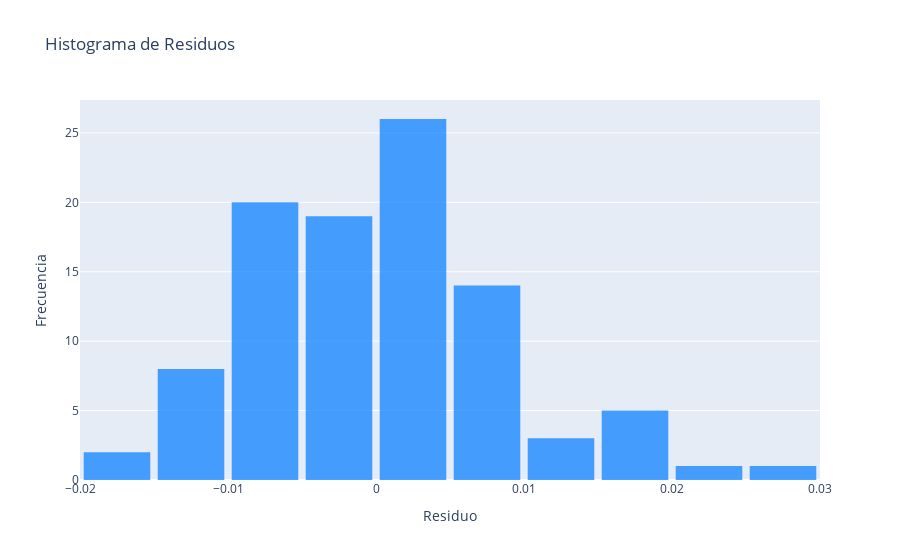
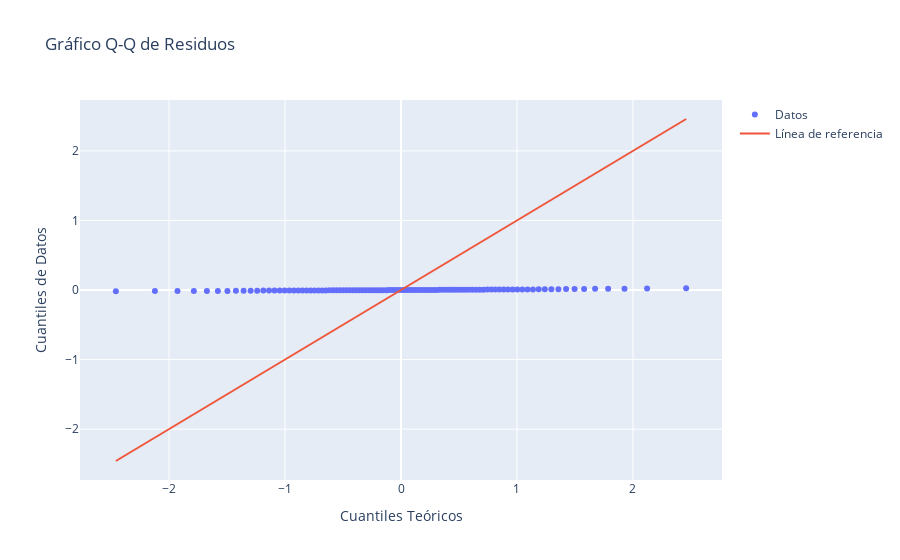
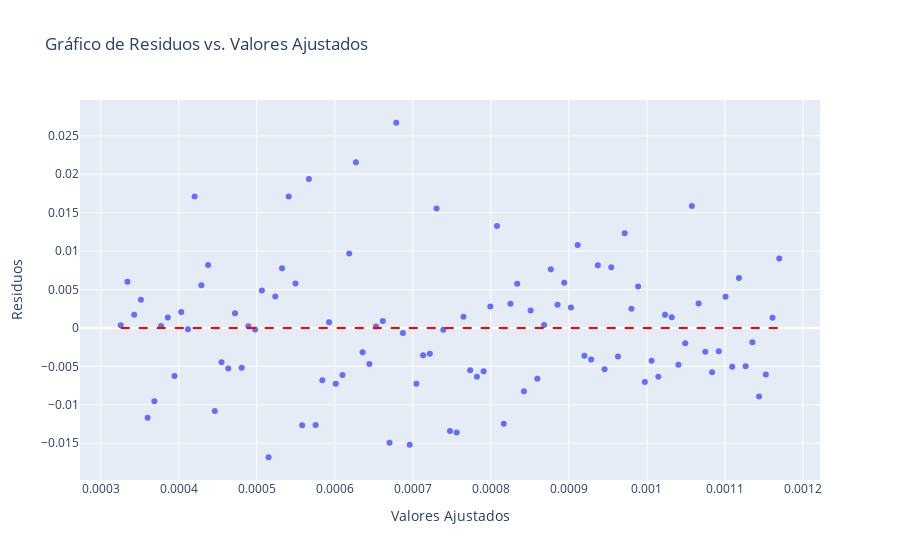

Here is the notebook cell these charts were saved with, in order:
### Code cell
import numpy as np
import pandas as pd
import statsmodels.api as sm
import plotly.express as px
import plotly.graph_objs as go
from scipy.stats import shapiro, probplot
from statsmodels.stats.diagnostic import het_breuschpagan, acorr_breusch_godfrey
from statsmodels.tsa.stattools import adfuller, acf, pacf

def analyze_residuals(prices: pd.Series):
    # Calcular retornos logarítmicos
    returns = np.log(prices / prices.shift(1)).dropna()

    # Crear un DataFrame con los retornos
    data = pd.DataFrame({'Returns': returns})

    # Ajustar un modelo de regresión lineal simple
    data['Time'] = np.arange(len(data))
    X = sm.add_constant(data['Time'])
    model = sm.OLS(data['Returns'], X).fit()
    data['Fitted'] = model.fittedvalues
    data['Residuals'] = model.resid

    # Mostrar resumen del modelo
    print("Resumen del Modelo:")
    print(model.summary())

    # Análisis de residuos
    residuals = data['Residuals']

    # 1. Normalidad de los residuos
    fig = go.Figure()
    fig.add_trace(go.Histogram(x=residuals, nbinsx=20, name='Residuals', marker=dict(color='rgba(0, 123, 255, 0.7)')))
    fig.update_layout(title='Histograma de Residuos', xaxis_title='Residuo', yaxis_title='Frecuencia', bargap=0.1)
    fig.show()

    # Prueba de normalidad de Shapiro-Wilk
    shapiro_stat, shapiro_p_value = shapiro(residuals)
    print(f"Prueba de Shapiro-Wilk: Estadístico = {shapiro_stat:.4f}, p-valor = {shapiro_p_value:.4f}")
    if shapiro_p_value > 0.05:
        print("Interpretación: Los residuos siguen una distribución normal (p-valor > 0.05).")
    else:
        print("Interpretación: Los residuos no siguen una distribución normal (p-valor <= 0.05).")

    # Gráfico Q-Q
    qq = probplot(residuals, dist="norm")
    fig = go.Figure()
    fig.add_trace(go.Scatter(x=qq[0][0], y=qq[0][1], mode='markers', name='Datos'))
    fig.add_trace(go.Scatter(x=qq[0][0], y=qq[0][0], mode='lines', name='Línea de referencia'))
    fig.update_layout(title='Gráfico Q-Q de Residuos', xaxis_title='Cuantiles Teóricos', yaxis_title='Cuantiles de Datos')
    fig.show()

    # 2. Homocedasticidad
    fig = px.scatter(data, x='Fitted', y='Residuals', title='Gráfico de Residuos vs. Valores Ajustados')
    fig.add_shape(type='line', x0=data['Fitted'].min(), x1=data['Fitted'].max(), y0=0, y1=0, line=dict(color='red', dash='dash'))
    fig.update_layout(xaxis_title='Valores Ajustados', yaxis_title='Residuos')
    fig.show()

    # Prueba de heterocedasticidad de Breusch-Pagan
    bp_test = het_breuschpagan(residuals, X)
    print(f"Prueba de Breusch-Pagan: Estadístico = {bp_test[0]:.4f}, p-valor = {bp_test[1]:.4f}")
    if bp_test[1] > 0.05:
        print("Interpretación: No hay evidencia de heterocedasticidad (p-valor > 0.05).")
    else:
        print("Interpretación: Hay evidencia de heterocedasticidad (p-valor <= 0.05).")

    # 3. Independencia y autocorrelación de residuos
    fig = px.line(data, x=data.index, y='Residuals', title='Serie Temporal de Residuos')
    fig.update_layout(xaxis_title='Índice', yaxis_title='Residuo')
    fig.show()

    # Correlograma de los residuos
    acf_values = acf(residuals, nlags=20)
    pacf_values = pacf(residuals, nlags=20)
    
    fig = go.Figure()
    fig.add_trace(go.Bar(x=np.arange(len(acf_values)), y=acf_values, name='ACF', marker=dict(color='rgba(255, 99, 71, 0.7)')))
    fig.add_trace(go.Bar(x=np.arange(len(pacf_values)), y=pacf_values, name='PACF', marker=dict(color='rgba(71, 99, 255, 0.7)')))
    fig.update_layout(title='Correlograma de Residuos', xaxis_title='Lag', yaxis_title='Autocorrelación', barmode='overlay')
    fig.show()

    # Prueba de autocorrelación de Breusch-Godfrey
    bg_test = acorr_breusch_godfrey(model, nlags=5)
    print(f"Prueba de Breusch-Godfrey: Estadístico = {bg_test[0]:.4f}, p-valor = {bg_test[1]:.4f}")
    if bg_test[1] > 0.05:
        print("Interpretación: No hay evidencia de autocorrelación (p-valor > 0.05).")
    else:
        print("Interpretación: Hay evidencia de autocorrelación (p-valor <= 0.05).")

    # ADF Test para verificar si la serie de residuos es estacionaria
    adf_stat, adf_p_value, _, _, _, _ = adfuller(residuals)
    print(f"Prueba de ADF (Dickey-Fuller): Estadístico = {adf_stat:.4f}, p-valor = {adf_p_value:.4f}")
    if adf_p_value <= 0.05:
        print("Interpretación: Los residuos son estacionarios (p-valor <= 0.05).")
    else:
        print("Interpretación: Los residuos no son estacionarios (p-valor > 0.05).")

# Ejemplo de uso con una serie de precios ficticia
fechas = pd.date_range(start='2024-01-01', periods=100)
precios = pd.Series(np.cumsum(np.random.normal(0, 1, 100)) + 100, index=fechas)

analyze_residuals(precios)

### Figure 1 — Plotly figure (JSON) as saved in the notebook; plotly's stock layout.template omitted (floating-point values rounded to 4 significant figures)
{"data": [{"marker": {"color": "rgba(0, 123, 255, 0.7)"}, "name": "Residuals", "nbinsx": 20, "type": "histogram", "x": [0.0003598, 0.006023, 0.001709, 0.003671, -0.0117, -0.009548, 0.0002612, 0.001347, -0.006257, 0.002083, -0.00016, 0.01711, 0.005543, 0.008189, -0.01082, -0.004481, -0.005293, 0.00191, -0.005188, 0.0002136, -0.0002045, 0.004861, -0.01683, 0.004076, 0.007776, 0.01711, 0.005792, -0.01266, 0.01937, -0.01263, -0.006815, 0.0007434, -0.007262, -0.00614, 0.009684, 0.02155, -0.003171, -0.004696, 0.0001741, 0.000885, -0.01493, 0.02669, -0.0006497, -0.01518, -0.007257, -0.003544, -0.003349, 0.01554, -0.0002384, -0.0134, -0.01362, 0.001465, -0.005502, -0.006365, -0.00565, 0.002798, 0.01327, -0.01247, 0.003134, 0.005734, -0.008255, 0.002268, -0.006606, 0.0003659, 0.007633, 0.003022, 0.005885, 0.002642, 0.01079, -0.003636, -0.004116, 0.008158, -0.005373, 0.007882, -0.003707, 0.01233, 0.002486, 0.005388, -0.007036, -0.004271, -0.006361, 0.00172, 0.001381, -0.004791, -0.00199, 0.01588, 0.003163, -0.003106, -0.005763, -0.003049, 0.004058, -0.005042, 0.006489, -0.004993, -0.00186, -0.008929, -0.006068, 0.001331, 0.009029]}], "layout": {"bargap": 0.1, "title": {"text": "Histograma de Residuos"}, "xaxis": {"title": {"text": "Residuo"}}, "yaxis": {"title": {"text": "Frecuencia"}}}}

### Figure 2 — Plotly figure (JSON) as saved in the notebook; plotly's stock layout.template omitted (floating-point values rounded to 4 significant figures)
{"data": [{"mode": "markers", "name": "Datos", "type": "scatter", "x": [-2.458, -2.122, -1.927, -1.786, -1.673, -1.579, -1.497, -1.423, -1.357, -1.296, -1.24, -1.187, -1.138, -1.091, -1.046, -1.003, -0.9625, -0.9232, -0.8852, -0.8485, -0.8129, -0.7783, -0.7445, -0.7117, -0.6795, -0.6481, -0.6173, -0.587, -0.5573, -0.5281, -0.4993, -0.4709, -0.4429, -0.4153, -0.3879, -0.3609, -0.3341, -0.3075, -0.2812, -0.255, -0.229, -0.2032, -0.1775, -0.1519, -0.1265, -0.1011, -0.07575, -0.05047, -0.02523, 0, 0.02523, 0.05047, 0.07575, 0.1011, 0.1265, 0.1519, 0.1775, 0.2032, 0.229, 0.255, 0.2812, 0.3075, 0.3341, 0.3609, 0.3879, 0.4153, 0.4429, 0.4709, 0.4993, 0.5281, 0.5573, 0.587, 0.6173, 0.6481, 0.6795, 0.7117, 0.7445, 0.7783, 0.8129, 0.8485, 0.8852, 0.9232, 0.9625, 1.003, 1.046, 1.091, 1.138, 1.187, 1.24, 1.296, 1.357, 1.423, 1.497, 1.579, 1.673, 1.786, 1.927, 2.122, 2.458], "y": [-0.01683, -0.01518, -0.01493, -0.01362, -0.0134, -0.01266, -0.01263, -0.01247, -0.0117, -0.01082, -0.009548, -0.008929, -0.008255, -0.007262, -0.007257, -0.007036, -0.006815, -0.006606, -0.006365, -0.006361, -0.006257, -0.00614, -0.006068, -0.005763, -0.00565, -0.005502, -0.005373, -0.005293, -0.005188, -0.005042, -0.004993, -0.004791, -0.004696, -0.004481, -0.004271, -0.004116, -0.003707, -0.003636, -0.003544, -0.003349, -0.003171, -0.003106, -0.003049, -0.00199, -0.00186, -0.0006497, -0.0002384, -0.0002045, -0.00016, 0.0001741, 0.0002136, 0.0002612, 0.0003598, 0.0003659, 0.0007434, 0.000885, 0.001331, 0.001347, 0.001381, 0.001465, 0.001709, 0.00172, 0.00191, 0.002083, 0.002268, 0.002486, 0.002642, 0.002798, 0.003022, 0.003134, 0.003163, 0.003671, 0.004058, 0.004076, 0.004861, 0.005388, 0.005543, 0.005734, 0.005792, 0.005885, 0.006023, 0.006489, 0.007633, 0.007776, 0.007882, 0.008158, 0.008189, 0.009029, 0.009684, 0.01079, 0.01233, 0.01327, 0.01554, 0.01588, 0.01711, 0.01711, 0.01937, 0.02155, 0.02669]}, {"mode": "lines", "name": "Línea de referencia", "type": "scatter", "x": [-2.458, -2.122, -1.927, -1.786, -1.673, -1.579, -1.497, -1.423, -1.357, -1.296, -1.24, -1.187, -1.138, -1.091, -1.046, -1.003, -0.9625, -0.9232, -0.8852, -0.8485, -0.8129, -0.7783, -0.7445, -0.7117, -0.6795, -0.6481, -0.6173, -0.587, -0.5573, -0.5281, -0.4993, -0.4709, -0.4429, -0.4153, -0.3879, -0.3609, -0.3341, -0.3075, -0.2812, -0.255, -0.229, -0.2032, -0.1775, -0.1519, -0.1265, -0.1011, -0.07575, -0.05047, -0.02523, 0, 0.02523, 0.05047, 0.07575, 0.1011, 0.1265, 0.1519, 0.1775, 0.2032, 0.229, 0.255, 0.2812, 0.3075, 0.3341, 0.3609, 0.3879, 0.4153, 0.4429, 0.4709, 0.4993, 0.5281, 0.5573, 0.587, 0.6173, 0.6481, 0.6795, 0.7117, 0.7445, 0.7783, 0.8129, 0.8485, 0.8852, 0.9232, 0.9625, 1.003, 1.046, 1.091, 1.138, 1.187, 1.24, 1.296, 1.357, 1.423, 1.497, 1.579, 1.673, 1.786, 1.927, 2.122, 2.458], "y": [-2.458, -2.122, -1.927, -1.786, -1.673, -1.579, -1.497, -1.423, -1.357, -1.296, -1.24, -1.187, -1.138, -1.091, -1.046, -1.003, -0.9625, -0.9232, -0.8852, -0.8485, -0.8129, -0.7783, -0.7445, -0.7117, -0.6795, -0.6481, -0.6173, -0.587, -0.5573, -0.5281, -0.4993, -0.4709, -0.4429, -0.4153, -0.3879, -0.3609, -0.3341, -0.3075, -0.2812, -0.255, -0.229, -0.2032, -0.1775, -0.1519, -0.1265, -0.1011, -0.07575, -0.05047, -0.02523, 0, 0.02523, 0.05047, 0.07575, 0.1011, 0.1265, 0.1519, 0.1775, 0.2032, 0.229, 0.255, 0.2812, 0.3075, 0.3341, 0.3609, 0.3879, 0.4153, 0.4429, 0.4709, 0.4993, 0.5281, 0.5573, 0.587, 0.6173, 0.6481, 0.6795, 0.7117, 0.7445, 0.7783, 0.8129, 0.8485, 0.8852, 0.9232, 0.9625, 1.003, 1.046, 1.091, 1.138, 1.187, 1.24, 1.296, 1.357, 1.423, 1.497, 1.579, 1.673, 1.786, 1.927, 2.122, 2.458]}], "layout": {"title": {"text": "Gráfico Q-Q de Residuos"}, "xaxis": {"title": {"text": "Cuantiles Teóricos"}}, "yaxis": {"title": {"text": "Cuantiles de Datos"}}}}

### Figure 3 — Plotly figure (JSON) as saved in the notebook; plotly's stock layout.template omitted (floating-point values rounded to 4 significant figures)
{"data": [{"hovertemplate": "Fitted=%{x}<br>Residuals=%{y}<extra></extra>", "legendgroup": "", "marker": {"color": "#636efa", "symbol": "circle"}, "mode": "markers", "name": "", "orientation": "v", "showlegend": false, "type": "scatter", "x": [0.0003257, 0.0003344, 0.000343, 0.0003516, 0.0003602, 0.0003688, 0.0003774, 0.000386, 0.0003946, 0.0004032, 0.0004119, 0.0004205, 0.0004291, 0.0004377, 0.0004463, 0.0004549, 0.0004635, 0.0004721, 0.0004807, 0.0004894, 0.000498, 0.0005066, 0.0005152, 0.0005238, 0.0005324, 0.000541, 0.0005496, 0.0005582, 0.0005669, 0.0005755, 0.0005841, 0.0005927, 0.0006013, 0.0006099, 0.0006185, 0.0006271, 0.0006358, 0.0006444, 0.000653, 0.0006616, 0.0006702, 0.0006788, 0.0006874, 0.000696, 0.0007046, 0.0007133, 0.0007219, 0.0007305, 0.0007391, 0.0007477, 0.0007563, 0.0007649, 0.0007735, 0.0007821, 0.0007908, 0.0007994, 0.000808, 0.0008166, 0.0008252, 0.0008338, 0.0008424, 0.000851, 0.0008597, 0.0008683, 0.0008769, 0.0008855, 0.0008941, 0.0009027, 0.0009113, 0.0009199, 0.0009285, 0.0009372, 0.0009458, 0.0009544, 0.000963, 0.0009716, 0.0009802, 0.0009888, 0.0009974, 0.001006, 0.001015, 0.001023, 0.001032, 0.00104, 0.001049, 0.001058, 0.001066, 0.001075, 0.001084, 0.001092, 0.001101, 0.001109, 0.001118, 0.001127, 0.001135, 0.001144, 0.001152, 0.001161, 0.00117], "xaxis": "x", "y": [0.0003598, 0.006023, 0.001709, 0.003671, -0.0117, -0.009548, 0.0002612, 0.001347, -0.006257, 0.002083, -0.00016, 0.01711, 0.005543, 0.008189, -0.01082, -0.004481, -0.005293, 0.00191, -0.005188, 0.0002136, -0.0002045, 0.004861, -0.01683, 0.004076, 0.007776, 0.01711, 0.005792, -0.01266, 0.01937, -0.01263, -0.006815, 0.0007434, -0.007262, -0.00614, 0.009684, 0.02155, -0.003171, -0.004696, 0.0001741, 0.000885, -0.01493, 0.02669, -0.0006497, -0.01518, -0.007257, -0.003544, -0.003349, 0.01554, -0.0002384, -0.0134, -0.01362, 0.001465, -0.005502, -0.006365, -0.00565, 0.002798, 0.01327, -0.01247, 0.003134, 0.005734, -0.008255, 0.002268, -0.006606, 0.0003659, 0.007633, 0.003022, 0.005885, 0.002642, 0.01079, -0.003636, -0.004116, 0.008158, -0.005373, 0.007882, -0.003707, 0.01233, 0.002486, 0.005388, -0.007036, -0.004271, -0.006361, 0.00172, 0.001381, -0.004791, -0.00199, 0.01588, 0.003163, -0.003106, -0.005763, -0.003049, 0.004058, -0.005042, 0.006489, -0.004993, -0.00186, -0.008929, -0.006068, 0.001331, 0.009029], "yaxis": "y"}], "layout": {"legend": {"tracegroupgap": 0}, "shapes": [{"line": {"color": "red", "dash": "dash"}, "type": "line", "x0": 0.0003257, "x1": 0.00117, "y0": 0, "y1": 0}], "title": {"text": "Gráfico de Residuos vs. Valores Ajustados"}, "xaxis": {"anchor": "y", "domain": [0, 1], "title": {"text": "Valores Ajustados"}}, "yaxis": {"anchor": "x", "domain": [0, 1], "title": {"text": "Residuos"}}}}
